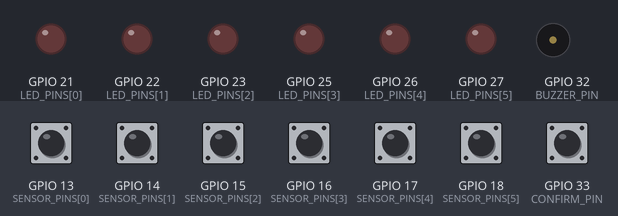
This sketch was run on a simulated ESP32. On the bench: output pins drawn as LEDs (lit = HIGH), buzzer (waves = sounding, pin HIGH). The inputs (shaded band) are chosen by the test bench; at power-on: GPIO 13 (SENSOR_PINS[0]), GPIO 14 (SENSOR_PINS[1]), GPIO 15 (SENSOR_PINS[2]), GPIO 16 (SENSOR_PINS[3]), GPIO 17 (SENSOR_PINS[4]), GPIO 18 (SENSOR_PINS[5]), GPIO 33 (CONFIRM_PIN) HIGH. WiFi joins after 1.5 s; servers stay silent unless stated; uploads are accepted with an empty reply; what the sketch prints to the serial monitor is not drawn.

Above: at 3.2 s.
3.3 s: GPIO 13 (SENSOR_PINS[0]) driven LOW
At 4.0 s:
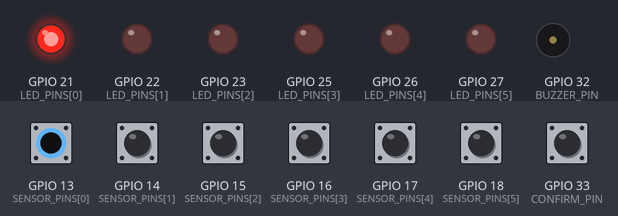
4.9 s: GPIO 14 (SENSOR_PINS[1]) driven LOW
At 6.2 s:
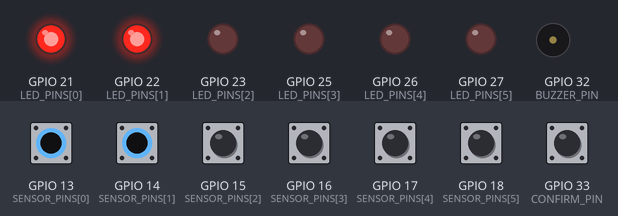
6.5 s: GPIO 15 (SENSOR_PINS[2]) driven LOW
At 7.7 s:
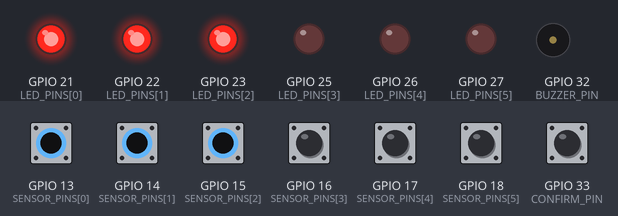
8.1 s: GPIO 16 (SENSOR_PINS[3]) driven LOW
At 8.9 s:
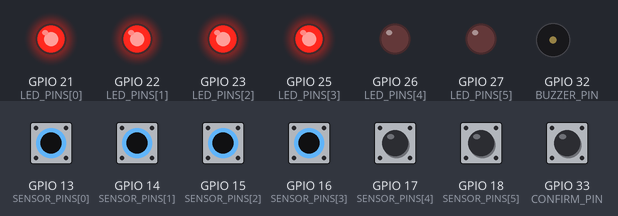
9.7 s: GPIO 17 (SENSOR_PINS[4]) driven LOW
At 10.2 s:
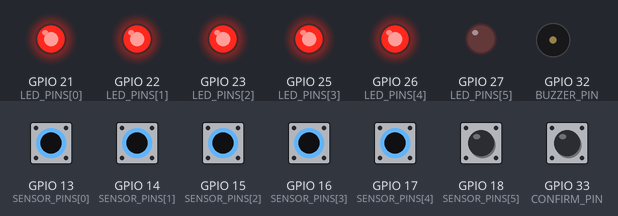
11.3 s: GPIO 18 (SENSOR_PINS[5]) driven LOW
At 11.7 s:
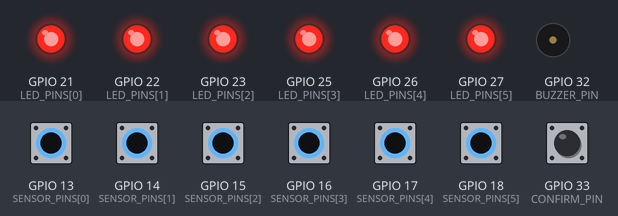
Timing chart, 0 to 13.9 s (numbered marks = the images above; inputs shaded):
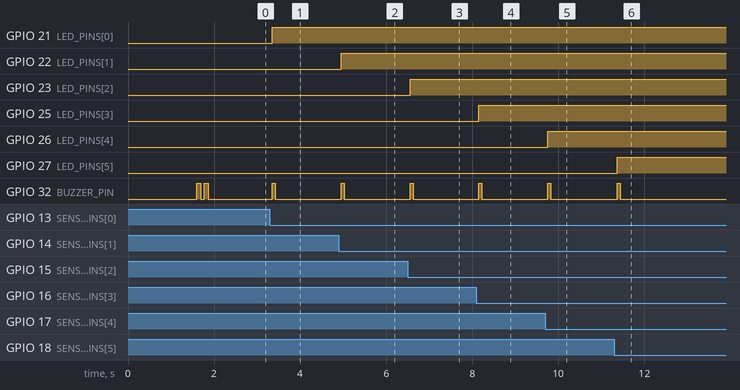

Measured:
- after the input at 3.3 s, GPIO 21 (LED_PINS[0]): LOW → HIGH after 0.05 s; GPIO 32 (BUZZER_PIN): LOW → HIGH after 0.05 s, → LOW 0.07 s later
- after the input at 4.9 s, GPIO 22 (LED_PINS[1]): LOW → HIGH after 0.06 s; GPIO 32 (BUZZER_PIN): LOW → HIGH after 0.06 s, → LOW 0.07 s later
- after the input at 6.5 s, GPIO 23 (LED_PINS[2]): LOW → HIGH after 0.06 s; GPIO 32 (BUZZER_PIN): LOW → HIGH after 0.06 s, → LOW 0.07 s later
- after the input at 8.1 s, GPIO 25 (LED_PINS[3]): LOW → HIGH after 0.06 s; GPIO 32 (BUZZER_PIN): LOW → HIGH after 0.06 s, → LOW 0.07 s later
- after the input at 9.7 s, GPIO 26 (LED_PINS[4]): LOW → HIGH after 0.06 s; GPIO 32 (BUZZER_PIN): LOW → HIGH after 0.06 s, → LOW 0.07 s later
- after the input at 11.3 s, GPIO 27 (LED_PINS[5]): LOW → HIGH after 0.07 s; GPIO 32 (BUZZER_PIN): LOW → HIGH after 0.07 s, → LOW 0.07 s later

The sketch:

sketch.ino
```cpp
/*
  VigiaSenior - Wokwi backend-ready skeleton
  ------------------------------------------
  Requiere configurar:
  - WIFI_SSID
  - WIFI_PASSWORD
  - BACKEND_BASE_URL

  Sensores S1..S6 : GPIO 13..18
  LEDs L1..L6     : GPIO 21,22,23,25,26,27
  Confirmar       : GPIO 33
  Buzzer          : GPIO 32
*/

#include <WiFi.h>
#include <HTTPClient.h>

const char* WIFI_SSID = "TU_WIFI";
const char* WIFI_PASSWORD = "TU_PASSWORD";
const char* BACKEND_BASE_URL = "http://TU_BACKEND:3000";
const char* DEVICE_ID = "pillbox-sim-001";

const uint8_t SENSOR_PINS[6] = {13, 14, 15, 16, 17, 18};
const uint8_t LED_PINS[6]    = {21, 22, 23, 25, 26, 27};
const uint8_t CONFIRM_PIN    = 33;
const uint8_t BUZZER_PIN     = 32;

const unsigned long DEBOUNCE_MS = 50;
const unsigned long HEARTBEAT_MS = 30000;

bool sensorStable[6];
bool sensorRawLast[6];
unsigned long sensorLastChange[6];

bool confirmStable = HIGH;
bool confirmRawLast = HIGH;
unsigned long confirmLastChange = 0;

unsigned long lastHeartbeat = 0;
int lastOpenedSlot = -1;

void buzzerOn()  { digitalWrite(BUZZER_PIN, HIGH); }
void buzzerOff() { digitalWrite(BUZZER_PIN, LOW); }

void beep(unsigned int ms = 80) {
  buzzerOn();
  delay(ms);
  buzzerOff();
}

void flashLed(uint8_t idx, int times = 2, int onMs = 100, int offMs = 70) {
  if (idx >= 6) return;
  for (int i = 0; i < times; i++) {
    digitalWrite(LED_PINS[idx], HIGH);
    delay(onMs);
    digitalWrite(LED_PINS[idx], LOW);
    delay(offMs);
  }
}

bool ensureWifiConnected() {
  if (WiFi.status() == WL_CONNECTED) return true;

  Serial.println("[WiFi] reconectando...");
  WiFi.begin(WIFI_SSID, WIFI_PASSWORD);

  unsigned long start = millis();
  while (WiFi.status() != WL_CONNECTED && millis() - start < 10000) {
    delay(400);
    Serial.print(".");
  }
  Serial.println();

  if (WiFi.status() == WL_CONNECTED) {
    Serial.print("[WiFi] conectada. IP local: ");
    Serial.println(WiFi.localIP());
    return true;
  }

  Serial.println("[WiFi] no se pudo conectar");
  return false;
}

String makeEventBody(const char* eventType, int physicalSlot = -1) {
  String body = "{";
  body += "\"deviceId\":\"" + String(DEVICE_ID) + "\",";
  body += "\"eventType\":\"" + String(eventType) + "\",";
  if (physicalSlot > 0) {
    body += "\"physicalSlot\":" + String(physicalSlot);
  } else {
    body += "\"physicalSlot\":null";
  }
  body += "}";
  return body;
}

bool postEvent(const char* eventType, int physicalSlot = -1) {
  if (!ensureWifiConnected()) return false;

  HTTPClient http;
  String url = String(BACKEND_BASE_URL) + "/api/devices/" + DEVICE_ID + "/events";
  String body = makeEventBody(eventType, physicalSlot);

  http.begin(url);
  http.addHeader("Content-Type", "application/json");

  Serial.print("[POST] ");
  Serial.println(url);
  Serial.print("[BODY] ");
  Serial.println(body);

  int code = http.POST(body);
  String response = http.getString();

  Serial.print("[HTTP] code: ");
  Serial.println(code);
  Serial.print("[HTTP] response: ");
  Serial.println(response);

  http.end();
  return code >= 200 && code < 300;
}

void setup() {
  Serial.begin(115200);

  pinMode(BUZZER_PIN, OUTPUT);
  buzzerOff();
  pinMode(CONFIRM_PIN, INPUT_PULLUP);

  for (int i = 0; i < 6; i++) {
    pinMode(SENSOR_PINS[i], INPUT_PULLUP);
    pinMode(LED_PINS[i], OUTPUT);
    digitalWrite(LED_PINS[i], LOW);

    bool current = digitalRead(SENSOR_PINS[i]);
    sensorStable[i] = current;
    sensorRawLast[i] = current;
    sensorLastChange[i] = millis();
  }

  WiFi.mode(WIFI_STA);
  ensureWifiConnected();

  beep(90);
  delay(80);
  beep(90);

  postEvent("device_online");
  lastHeartbeat = millis();

  Serial.println("=== VigiaSenior Wokwi · backend skeleton ===");
}

void loop() {
  ensureWifiConnected();

  if (millis() - lastHeartbeat >= HEARTBEAT_MS) {
    postEvent("heartbeat");
    lastHeartbeat = millis();
  }

  for (int i = 0; i < 6; i++) {
    bool raw = digitalRead(SENSOR_PINS[i]);

    if (raw != sensorRawLast[i]) {
      sensorRawLast[i] = raw;
      sensorLastChange[i] = millis();
    }

    if ((millis() - sensorLastChange[i]) > DEBOUNCE_MS && raw != sensorStable[i]) {
      sensorStable[i] = raw;
      if (sensorStable[i] == LOW) {
        lastOpenedSlot = i + 1;
        Serial.print("[SLOT] apertura en cajita ");
        Serial.println(lastOpenedSlot);
        digitalWrite(LED_PINS[i], HIGH);
        beep(70);
        postEvent("box_opened", lastOpenedSlot);
      } else {
        digitalWrite(LED_PINS[i], LOW);
      }
    }
  }

  bool confirmRaw = digitalRead(CONFIRM_PIN);
  if (confirmRaw != confirmRawLast) {
    confirmRawLast = confirmRaw;
    confirmLastChange = millis();
  }

  if ((millis() - confirmLastChange) > DEBOUNCE_MS && confirmRaw != confirmStable) {
    confirmStable = confirmRaw;
    if (confirmStable == LOW) {
      Serial.println("[BTN] confirmación");
      if (lastOpenedSlot > 0) {
        postEvent("dose_confirmed", lastOpenedSlot);
        flashLed(lastOpenedSlot - 1, 3, 70, 50);
        beep(140);
      } else {
        Serial.println("[WARN] no hay slot abierto previo");
        beep(250);
      }
    }
  }

  delay(8);
}
```
